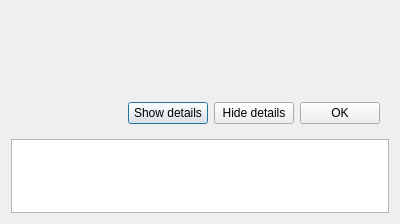
<?xml version="1.0" encoding="UTF-8"?>
<ui version="4.0">
 <class>Dialog</class>
 <widget class="QDialog" name="Dialog">
  <property name="geometry">
   <rect>
    <x>0</x>
    <y>0</y>
    <width>400</width>
    <height>224</height>
   </rect>
  </property>
  <property name="maximumSize">
   <size>
    <width>400</width>
    <height>400</height>
   </size>
  </property>
  <property name="baseSize">
   <size>
    <width>0</width>
    <height>0</height>
   </size>
  </property>
  <property name="windowTitle">
   <string>EVRAZ DEXbot - Error Dialog</string>
  </property>
  <layout class="QVBoxLayout" name="verticalLayout">
   <item>
    <widget class="QWidget" name="widget_2" native="true">
     <property name="sizePolicy">
      <sizepolicy hsizetype="Preferred" vsizetype="Minimum">
       <horstretch>0</horstretch>
       <verstretch>0</verstretch>
      </sizepolicy>
     </property>
     <property name="maximumSize">
      <size>
       <width>401</width>
       <height>74</height>
      </size>
     </property>
     <layout class="QHBoxLayout" name="horizontalLayout_3">
      <item>
       <widget class="QLabel" name="label_icon">
        <property name="sizePolicy">
         <sizepolicy hsizetype="Fixed" vsizetype="Expanding">
          <horstretch>0</horstretch>
          <verstretch>0</verstretch>
         </sizepolicy>
        </property>
        <property name="minimumSize">
         <size>
          <width>48</width>
          <height>48</height>
         </size>
        </property>
        <property name="maximumSize">
         <size>
          <width>48</width>
          <height>48</height>
         </size>
        </property>
        <property name="text">
         <string/>
        </property>
        <property name="pixmap">
         <pixmap resource="../../resources/icons.qrc">:/dialog/img/error.png</pixmap>
        </property>
        <property name="scaledContents">
         <bool>true</bool>
        </property>
       </widget>
      </item>
      <item>
       <widget class="QWidget" name="widget_3" native="true">
        <layout class="QVBoxLayout" name="verticalLayout_3">
         <item>
          <widget class="QLabel" name="message_label">
           <property name="maximumSize">
            <size>
             <width>400</width>
             <height>25</height>
            </size>
           </property>
           <property name="cursor">
            <cursorShape>ArrowCursor</cursorShape>
           </property>
           <property name="text">
            <string/>
           </property>
           <property name="alignment">
            <set>Qt::AlignLeading|Qt::AlignLeft|Qt::AlignVCenter</set>
           </property>
           <property name="wordWrap">
            <bool>true</bool>
           </property>
          </widget>
         </item>
         <item>
          <widget class="QLabel" name="extra_label">
           <property name="maximumSize">
            <size>
             <width>400</width>
             <height>25</height>
            </size>
           </property>
           <property name="cursor">
            <cursorShape>ArrowCursor</cursorShape>
           </property>
           <property name="text">
            <string/>
           </property>
           <property name="wordWrap">
            <bool>true</bool>
           </property>
          </widget>
         </item>
        </layout>
       </widget>
      </item>
     </layout>
    </widget>
   </item>
   <item>
    <widget class="QWidget" name="vertical_spacer" native="true">
     <property name="sizePolicy">
      <sizepolicy hsizetype="Preferred" vsizetype="Expanding">
       <horstretch>0</horstretch>
       <verstretch>0</verstretch>
      </sizepolicy>
     </property>
    </widget>
   </item>
   <item>
    <widget class="QWidget" name="widget" native="true">
     <property name="maximumSize">
      <size>
       <width>400</width>
       <height>45</height>
      </size>
     </property>
     <layout class="QHBoxLayout" name="horizontalLayout">
      <item>
       <spacer name="horizontalSpacer">
        <property name="orientation">
         <enum>Qt::Horizontal</enum>
        </property>
        <property name="sizeHint" stdset="0">
         <size>
          <width>20</width>
          <height>20</height>
         </size>
        </property>
       </spacer>
      </item>
      <item>
       <widget class="QPushButton" name="show_details">
        <property name="cursor">
         <cursorShape>PointingHandCursor</cursorShape>
        </property>
        <property name="text">
         <string>Show details</string>
        </property>
        <property name="checkable">
         <bool>false</bool>
        </property>
        <property name="autoDefault">
         <bool>true</bool>
        </property>
       </widget>
      </item>
      <item>
       <widget class="QPushButton" name="hide_details">
        <property name="cursor">
         <cursorShape>PointingHandCursor</cursorShape>
        </property>
        <property name="text">
         <string>Hide details</string>
        </property>
       </widget>
      </item>
      <item>
       <widget class="QPushButton" name="ok_button">
        <property name="sizePolicy">
         <sizepolicy hsizetype="Fixed" vsizetype="Fixed">
          <horstretch>0</horstretch>
          <verstretch>0</verstretch>
         </sizepolicy>
        </property>
        <property name="cursor">
         <cursorShape>PointingHandCursor</cursorShape>
        </property>
        <property name="text">
         <string>OK</string>
        </property>
       </widget>
      </item>
     </layout>
    </widget>
   </item>
   <item>
    <widget class="QTextBrowser" name="detail_box">
     <property name="maximumSize">
      <size>
       <width>400</width>
       <height>300</height>
      </size>
     </property>
     <property name="contextMenuPolicy">
      <enum>Qt::DefaultContextMenu</enum>
     </property>
    </widget>
   </item>
  </layout>
 </widget>
 <resources>
  <include location="../../resources/icons.qrc"/>
 </resources>
 <connections/>
</ui>
